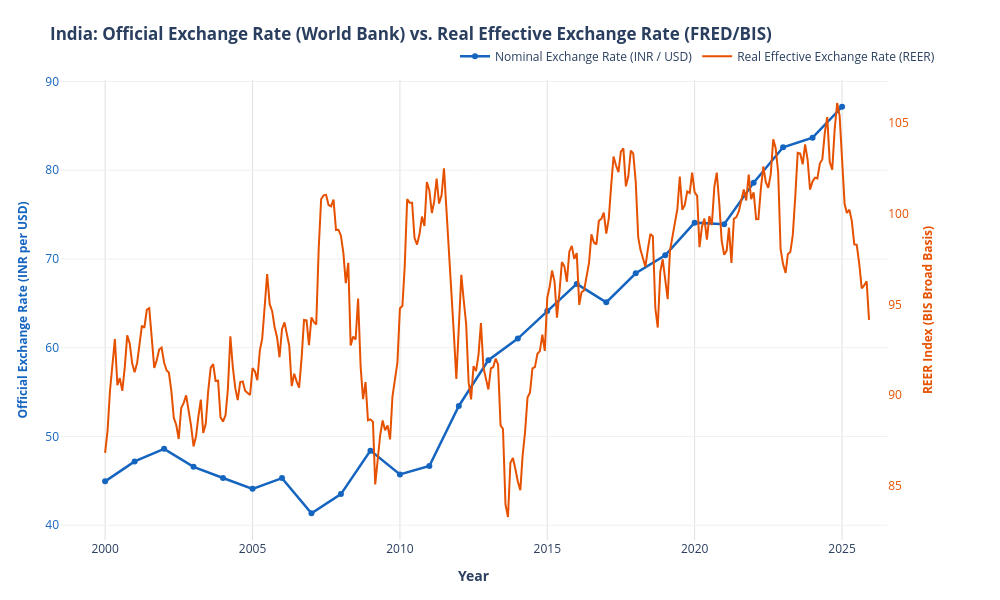

The code cell stored with this chart in its notebook:
### Code cell
import datetime
import pandas as pd
import pandas_datareader.data as web
import plotly.graph_objects as go
from plotly.subplots import make_subplots
import requests


# ==============================================================================
# 1. FETCH NOMINAL EXCHANGE RATE (INR / USD) FROM WORLD BANK API
# ==============================================================================
def fetch_worldbank_nominal_rate(
    country="IND", start_year=2000, end_year=2025
) -> pd.DataFrame:
  """Fetches annual Nominal Exchange Rate (PA.NUS.FCRF) for India via World Bank API."""
  print(f"--> [World Bank] Fetching Nominal Exchange Rate (INR/USD)...")
  url = f"https://api.worldbank.org/v2/country/{country}/indicator/PA.NUS.FCRF?date={start_year}:{end_year}&format=json&per_page=1000"
  headers = {
      "User-Agent": (
          "Mozilla/5.0 (Macintosh; Intel Mac OS X 10_15_7) AppleWebKit/537.36"
      )
  }

  response = requests.get(url, headers=headers, timeout=15)
  response.raise_for_status()
  data = response.json()

  records = []
  if isinstance(data, list) and len(data) > 1 and data[1]:
    for item in data[1]:
      if item.get("value") is not None:
        records.append({
            "Date": pd.to_datetime(f"{item['date']}-01-01"),
            "Nominal_INR_USD": float(item["value"]),
        })

  df_wb = pd.DataFrame(records).sort_values("Date").reset_index(drop=True)
  print(f"  ✓ Retrived {len(df_wb)} annual records from World Bank.")
  return df_wb


# ==============================================================================
# 2. FETCH REER (RBINBIS) FROM FRED VIA PANDAS_DATAREADER
# ==============================================================================
def fetch_fred_reer(start_year=2000, end_year=2025) -> pd.DataFrame:
  """Fetches monthly India Real Effective Exchange Rate (RBINBIS) from FRED via pandas_datareader."""
  print(f"--> [FRED] Fetching REER (RBINBIS) via pandas_datareader...")
  start_date = f"{start_year}-01-01"
  end_date = f"{end_year}-12-31"

  try:
    # Fetch directly from FRED using pandas_datareader
    df_fred = web.DataReader("RBINBIS", "fred", start_date, end_date)
  except Exception as e:
    print(
        f"  ⚠ pandas_datareader failed ({e}). Falling back to direct FRED CSV"
        " download..."
    )
    url = "https://fred.stlouisfed.org/graph/fredgraph.csv?id=RBINBIS"
    df_fred = pd.read_csv(url, index_col="DATE", parse_dates=True)
    df_fred["RBINBIS"] = pd.to_numeric(df_fred["RBINBIS"], errors="coerce")
    df_fred = df_fred.loc[start_date:end_date]

  df_fred = (
      df_fred.rename(columns={"RBINBIS": "REER_Index"}).dropna().reset_index()
  )
  df_fred = df_fred.rename(columns={"DATE": "Date"})
  print(f"  ✓ Retrieved {len(df_fred)} monthly records from FRED.")
  return df_fred


# ==============================================================================
# 3. PLOT AND EXPORT TO PNG USING PLOTLY
# ==============================================================================
def plot_combined_exchange_rates(
    df_wb: pd.DataFrame,
    df_freed: pd.DataFrame,
    output_png="india_exchange_rates_combined.png",
):
  """Generates a dual Y-axis Plotly visualization and saves as PNG image."""
  print("--> Rendering combined Plotly visualization...")
  fig = make_subplots(specs=[[{"secondary_y": True}]])

  # Primary Y-Axis: World Bank Nominal Rate (INR per USD)
  fig.add_trace(
      go.Scatter(
          x=df_wb["Date"],
          y=df_wb["Nominal_INR_USD"],
          name="Nominal Exchange Rate (INR / USD)",
          mode="lines+markers",
          line=dict(color="#1565C0", width=2.5),
          marker=dict(size=6, symbol="circle"),
          hovertemplate=(
              "<b>Year %{x|%Y}</b><br>Nominal Rate: <b>₹%{y:.2f} / USD</b><extra></extra>"
          ),
      ),
      secondary_y=False,
  )

  # Secondary Y-Axis: FRED REER Index (Monthly)
  fig.add_trace(
      go.Scatter(
          x=df_freed["Date"],
          y=df_freed["REER_Index"],
          name="Real Effective Exchange Rate (REER)",
          mode="lines",
          line=dict(color="#E65100", width=2, dash="solid"),
          hovertemplate=(
              "<b>%{x|%b %Y}</b><br>REER Index: <b>%{y:.2f}</b><extra></extra>"
          ),
      ),
      secondary_y=True,
  )

  # Axis titles and styling
  fig.update_xaxes(
      title_text="<b>Year</b>",
      showgrid=True,
      gridcolor="#E0E0E0",
  )

  fig.update_yaxes(
      title_text="<b>Official Exchange Rate (INR per USD)</b>",
      title_font=dict(color="#1565C0", size=12),
      tickfont=dict(color="#1565C0"),
      showgrid=True,
      gridcolor="#F0F0F0",
      secondary_y=False,
  )

  fig.update_yaxes(
      title_text="<b>REER Index (BIS Broad Basis)</b>",
      title_font=dict(color="#E65100", size=12),
      tickfont=dict(color="#E65100"),
      showgrid=False,
      secondary_y=True,
  )

  # Overall Layout
  fig.update_layout(
      title=(
          "<b>India: Official Exchange Rate (World Bank) vs. Real Effective"
          " Exchange Rate (FRED/BIS)</b>"
      ),
      template="plotly_white",
      height=600,
      width=1000,
      hovermode="x unified",
      legend=dict(
          orientation="h", yanchor="bottom", y=1.02, xanchor="right", x=1
      ),
      margin=dict(l=60, r=60, t=80, b=60),
  )

  # Save as static PNG image
  fig.write_image(output_png, width=1200, height=700, scale=2)
  print(f"--> Saved high-resolution PNG image to '{output_png}'")

  return fig


# ==============================================================================
# PIPELINE EXECUTION
# ==============================================================================
if __name__ == "__main__":
  # 1. Extract World Bank Nominal Data
  df_wb = fetch_worldbank_nominal_rate(
      country="IND", start_year=2000, end_year=2025
  )

  # 2. Extract FRED REER Data
  df_fred = fetch_fred_reer(start_year=2000, end_year=2025)

  # 3. Plot & Export PNG
  fig = plot_combined_exchange_rates(df_wb, df_fred)

  # Display interactive plot in notebook/browser window
  fig.show()

### Figure 1 — Plotly figure (JSON) as saved in the notebook; plotly's stock layout.template omitted (floating-point values rounded to 4 significant figures; data arrays with more than 128 entries replaced by an {"elided": "..."} marker saying what was removed)
{"data": [{"hovertemplate": "<b>Year %{x|%Y}</b><br>Nominal Rate: <b>₹%{y:.2f} / USD</b><extra></extra>", "line": {"color": "#1565C0", "width": 2.5}, "marker": {"size": 6, "symbol": "circle"}, "mode": "lines+markers", "name": "Nominal Exchange Rate (INR / USD)", "type": "scatter", "x": ["2000-01-01T00:00:00", "2001-01-01T00:00:00", "2002-01-01T00:00:00", "2003-01-01T00:00:00", "2004-01-01T00:00:00", "2005-01-01T00:00:00", "2006-01-01T00:00:00", "2007-01-01T00:00:00", "2008-01-01T00:00:00", "2009-01-01T00:00:00", "2010-01-01T00:00:00", "2011-01-01T00:00:00", "2012-01-01T00:00:00", "2013-01-01T00:00:00", "2014-01-01T00:00:00", "2015-01-01T00:00:00", "2016-01-01T00:00:00", "2017-01-01T00:00:00", "2018-01-01T00:00:00", "2019-01-01T00:00:00", "2020-01-01T00:00:00", "2021-01-01T00:00:00", "2022-01-01T00:00:00", "2023-01-01T00:00:00", "2024-01-01T00:00:00", "2025-01-01T00:00:00"], "xaxis": "x", "y": [44.94, 47.19, 48.61, 46.58, 45.32, 44.1, 45.31, 41.35, 43.51, 48.41, 45.73, 46.67, 53.44, 58.6, 61.03, 64.15, 67.2, 65.12, 68.39, 70.42, 74.1, 73.92, 78.6, 82.6, 83.67, 87.16], "yaxis": "y"}, {"hovertemplate": "<b>%{x|%b %Y}</b><br>REER Index: <b>%{y:.2f}</b><extra></extra>", "line": {"color": "#E65100", "dash": "solid", "width": 2}, "mode": "lines", "name": "Real Effective Exchange Rate (REER)", "type": "scatter", "visible": true, "x": {"elided": "312 str values"}, "xaxis": "x", "y": {"elided": "312 float values"}, "yaxis": "y2"}], "layout": {"height": 600, "hovermode": "x unified", "legend": {"orientation": "h", "x": 1, "xanchor": "right", "y": 1.02, "yanchor": "bottom"}, "margin": {"b": 60, "l": 60, "r": 60, "t": 80}, "title": {"text": "<b>India: Official Exchange Rate (World Bank) vs. Real Effective Exchange Rate (FRED/BIS)</b>"}, "width": 1000, "xaxis": {"anchor": "y", "autorange": true, "domain": [0, 0.94], "gridcolor": "#E0E0E0", "range": ["1998-06-21 00:53:20.521", "2026-07-13 23:06:39.479"], "showgrid": true, "title": {"text": "<b>Year</b>"}, "type": "date"}, "yaxis": {"anchor": "x", "autorange": true, "domain": [0, 1], "gridcolor": "#F0F0F0", "range": [38.33, 90.17], "showgrid": true, "tickfont": {"color": "#1565C0"}, "title": {"font": {"color": "#1565C0", "size": 12}, "text": "<b>Official Exchange Rate (INR per USD)</b>"}, "type": "linear"}, "yaxis2": {"anchor": "x", "autorange": true, "overlaying": "y", "range": [82.02, 107.4], "showgrid": false, "side": "right", "tickfont": {"color": "#E65100"}, "title": {"font": {"color": "#E65100", "size": 12}, "text": "<b>REER Index (BIS Broad Basis)</b>"}, "type": "linear"}}}
